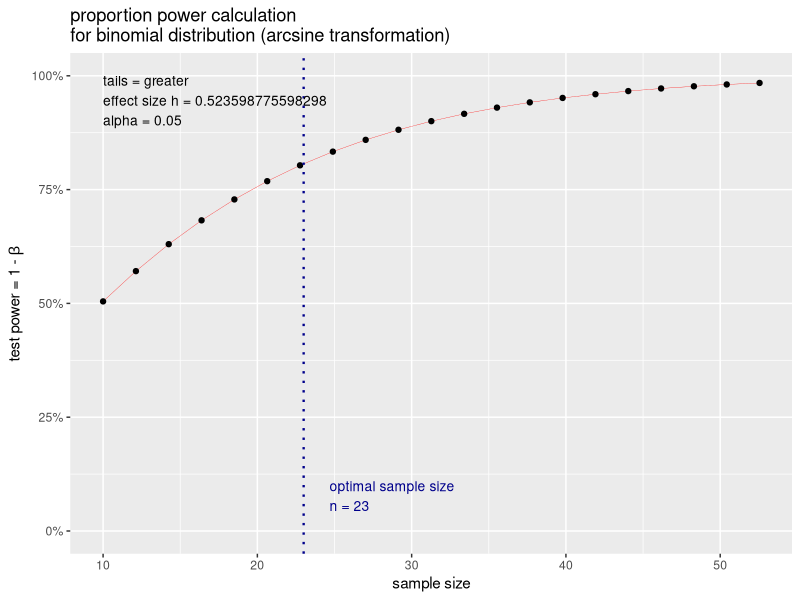
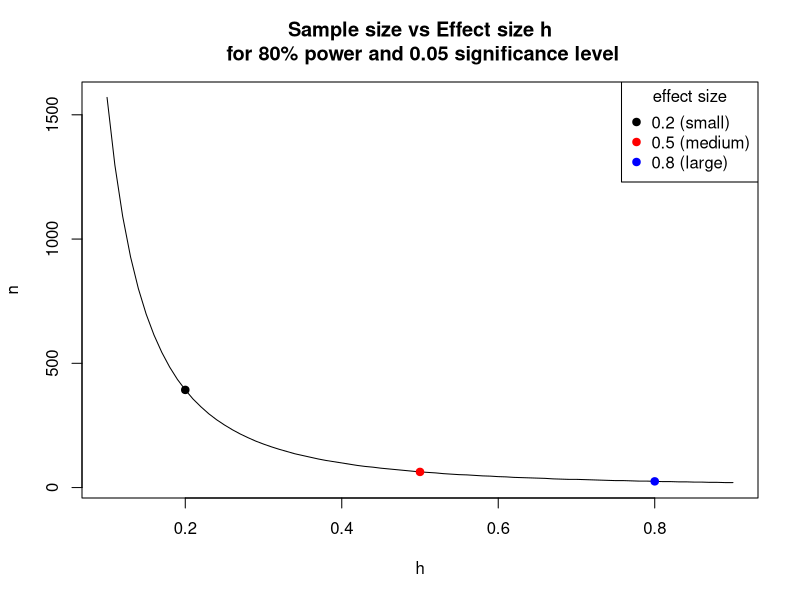
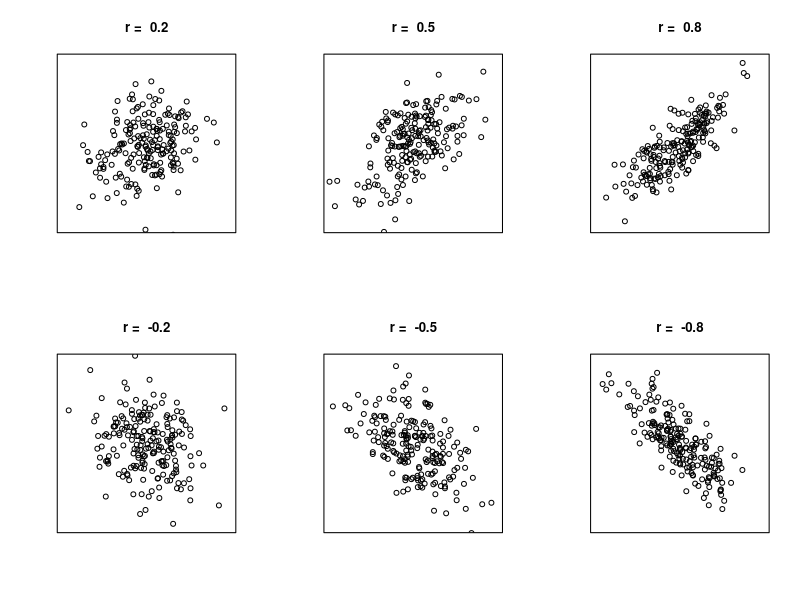

R code for these plots, in order:
## ---- chunk 1
library(pwr)
## ---- chunk 2
library(pwr) # do this once per session
h <- ES.h(p1 = 0.75, p2 = 0.50)
pwr.p.test(h = h, sig.level = 0.05, power = 0.80, 
           alternative = "greater")
## ---- chunk 3
plot(pwr.p.test(h = h, sig.level = 0.05, power = 0.80, 
           alternative = "greater"))
## ---- chunk 4
library(pwr)
h <- seq(0.1, 0.9, 0.01)
n <- sapply(h, function(x)ceiling(pwr.2p.test(h = x, power = 0.80)$n))
plot(h, n, type="l", main="Sample size vs Effect size h\n for 80% power and 0.05 significance level")
points(x = c(0.2,0.5,0.8), y = n[h %in% c(0.2,0.5,0.8)], 
       pch=19, cex=1, col=c("black","red","blue"))
legend("topright", legend = c("0.2 (small)","0.5 (medium)","0.8 (large)"), 
       col = c("black","red","blue"), 
       pch = 19, title = "effect size")

## ---- chunk 5
pwr.t.test(n = 30, d = 0.5, sig.level = 0.05)
## ---- chunk 6
pwr.t2n.test(n2 = 35, d = 0.5, power = 0.8)
## ---- chunk 7
op <- par(mfrow=c(2,3), pty="s")
for(i in c(0.2, 0.5, 0.8, -0.2, -0.5, -0.8)){
  dat1 <- MASS::mvrnorm(n = 200, mu = c(0,0), Sigma = matrix(c(1,i,i,1), ncol=2))
  plot(dat1, xlim=c(-3,3), ylim=c(-3,3), xlab="", ylab="", main=paste("r = ",i), 
       axes=FALSE, frame.plot=TRUE)
}
par(op)
## ---- chunk 8
pwr.r.test(r = 0.1, sig.level = 0.05, power = 0.8, 
           alternative = "greater")
